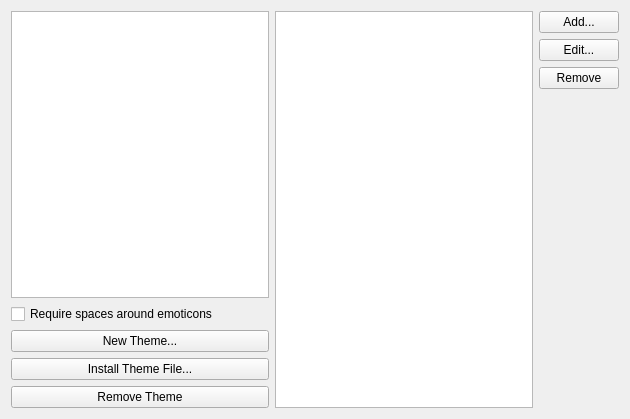
<?xml version="1.0" encoding="UTF-8"?>
<ui version="4.0">
 <class>EmoticonsManager</class>
 <widget class="QWidget" name="EmoticonsManager">
  <property name="geometry">
   <rect>
    <x>0</x>
    <y>0</y>
    <width>630</width>
    <height>419</height>
   </rect>
  </property>
  <property name="windowTitle">
   <string>Emoticons Manager</string>
  </property>
  <layout class="QGridLayout">
   <item row="0" column="0">
    <widget class="QListWidget" name="themeList">
     <property name="iconSize">
      <size>
       <width>22</width>
       <height>22</height>
      </size>
     </property>
    </widget>
   </item>
   <item row="0" column="1" rowspan="2">
    <widget class="QListWidget" name="emoList">
     <property name="iconSize">
      <size>
       <width>22</width>
       <height>22</height>
      </size>
     </property>
    </widget>
   </item>
   <item row="0" column="2" rowspan="2">
    <layout class="QVBoxLayout">
     <property name="margin">
      <number>0</number>
     </property>
     <item>
      <widget class="KPushButton" name="btAdd">
       <property name="toolTip">
        <string>Create a new emoticon</string>
       </property>
       <property name="whatsThis">
        <string>Create a new emoticon by assigning it an icon and some text</string>
       </property>
       <property name="text">
        <string>Add...</string>
       </property>
      </widget>
     </item>
     <item>
      <widget class="KPushButton" name="btEdit">
       <property name="toolTip">
        <string>Modify the selected emoticon icon or text </string>
       </property>
       <property name="whatsThis">
        <string>Edit the selected emoticon to change its icon or its text</string>
       </property>
       <property name="text">
        <string>Edit...</string>
       </property>
      </widget>
     </item>
     <item>
      <widget class="KPushButton" name="btRemoveEmoticon">
       <property name="toolTip">
        <string>Remove the selected emoticon</string>
       </property>
       <property name="whatsThis">
        <string>Remove the selected emoticon from your disk</string>
       </property>
       <property name="text">
        <string>Remove</string>
       </property>
      </widget>
     </item>
     <item>
      <spacer>
       <property name="orientation">
        <enum>Qt::Vertical</enum>
       </property>
       <property name="sizeHint" stdset="0">
        <size>
         <width>20</width>
         <height>40</height>
        </size>
       </property>
      </spacer>
     </item>
    </layout>
   </item>
   <item row="1" column="0">
    <layout class="QVBoxLayout">
     <item>
      <widget class="QCheckBox" name="cbStrict">
       <property name="text">
        <string>Require spaces around emoticons</string>
       </property>
      </widget>
     </item>
     <item>
      <widget class="KPushButton" name="btNew">
       <property name="toolTip">
        <string>Design a new emoticon theme</string>
       </property>
       <property name="whatsThis">
        <string>Start a new theme by assigning it a name. Then use the Add button on the right to add emoticons to this theme.</string>
       </property>
       <property name="text">
        <string>New Theme...</string>
       </property>
      </widget>
     </item>
     <item>
      <widget class="KPushButton" name="btInstall">
       <property name="toolTip">
        <string>Install a theme archive file you already have locally</string>
       </property>
       <property name="whatsThis">
        <string>If you already have an emoticon theme archive locally, this button will unpack it and make it available for KDE applications</string>
       </property>
       <property name="text">
        <string>Install Theme File...</string>
       </property>
      </widget>
     </item>
     <item>
      <widget class="KPushButton" name="btRemoveTheme">
       <property name="toolTip">
        <string>Remove the selected theme from your disk</string>
       </property>
       <property name="whatsThis">
        <string>This will remove the selected theme from your disk.</string>
       </property>
       <property name="text">
        <string>Remove Theme</string>
       </property>
      </widget>
     </item>
    </layout>
   </item>
  </layout>
 </widget>
 <customwidgets>
  <customwidget>
   <class>KPushButton</class>
   <extends>QPushButton</extends>
   <header>kpushbutton.h</header>
  </customwidget>
 </customwidgets>
 <resources/>
 <connections/>
</ui>
